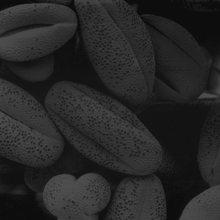
%> input picture MedianFilteringOfImage/Fig0316b2.tif, 220 x 220 px, shrunk from 500 x 500 before the run
$ octave TestingScript.m   (GNU Octave 9; MATLAB toolbox functions it lacks are replaced by stand-ins)
%> lines starting %> are read from the running program, lines starting %| are printed output that depends on the picture
### MedianFilteringOfImage/addRandomImpulseNoise.m

function[noisyImage] = addRandomImpulseNoise(image, pCorruption)

    I = im2double(image); %creating a double of image
    pCorruption = pCorruption/100; %changing to percent
    noisyImage = I + pCorruption*randn(size(I)) / (1+pCorruption);

end


### MedianFilteringOfImage/medianFilteringImage.m
function [filteredImage] = medianFilteringImage(image)

    filteredImage=zeros(size(image));
    modifyImage = paddingNewMatrix(image);
    [n, m] = size(modifyImage);

    for i= 1:n-2
        for j=1:m-2
            Localwindow=zeros(9,1);
            inc=1;
            for a=1:3
                for b=1:3
                    Localwindow(inc)=modifyImage(i+a-1,j+b-1); %making variational series
                    inc=inc+1;
                end
            end

            CalculatingMedian=sort(Localwindow);             % Need to remove impulse value and put median

            filteredImage(i,j)=CalculatingMedian(5);         % median value would be 9/2, rounded to 5 since integer
        end
    end
    filteredImage=uint8(filteredImage);


    function modifyImage = paddingNewMatrix(image)
        [o ,p] = size(image);
        modifyImage=zeros(size(image)+2);
            for x=1:o
                for y=1:p
                    modifyImage(x+1,y+1)=image(x,y);
                end
            end
    end

end

### MedianFilteringOfImage/TestingScript.m

originalImage = imread('Fig0316b2.tif');
%> originalImage is the input picture: size 220x220 uint8; min 9, max 79, mean 38.7

%imshow(originalImage);

%noisyImage = addSAndPNoise(originalImage, 5);

noisyImage = addRandomImpulseNoise(originalImage, 20);
%> in addRandomImpulseNoise, `noisyImage = I + pCorruption*randn(size(I)) / (1+pCorruption);`:
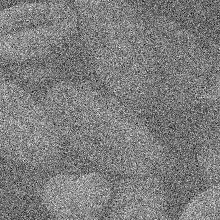
%> noisyImage: size 220x220 double; min -0.575, max 0.898, mean 0.15; drawn with min black and max white
%imshow(noisyImage);


medianFilteredImage = medianFilteringImage(noisyImage); % Applying median filter to image;
%> after the loop in paddingNewMatrix, `for x=1:o`:
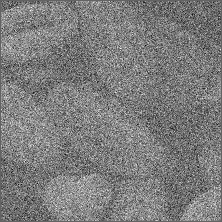
%> modifyImage: size 222x222 double; min -0.575, max 0.898, mean 0.147; drawn with min black and max white
%> after the loop in medianFilteringImage, `for i= 1:n-2`:
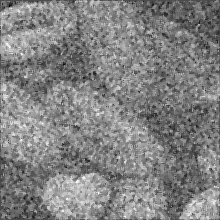
%> filteredImage: size 220x220 double; min -0.211, max 0.493, mean 0.149; drawn with min black and max white
%> after the loop in medianFilteringImage, `for i= 1:n-2`: Localwindow = [0.106; 0.151; 0; 0.0846; 0.0379; 0; 0; 0; 0]
%> in medianFilteringImage, `filteredImage=uint8(filteredImage);`: filteredImage: size 220x220 uint8; every value is 0
%[RMSE, PSNR] = findRMSEandPSNRDiffFunc(originalImage, medianFilteredImage);

%disp(RMSE);
%disp(PSNR);
imshow(medianFilteredImage);
